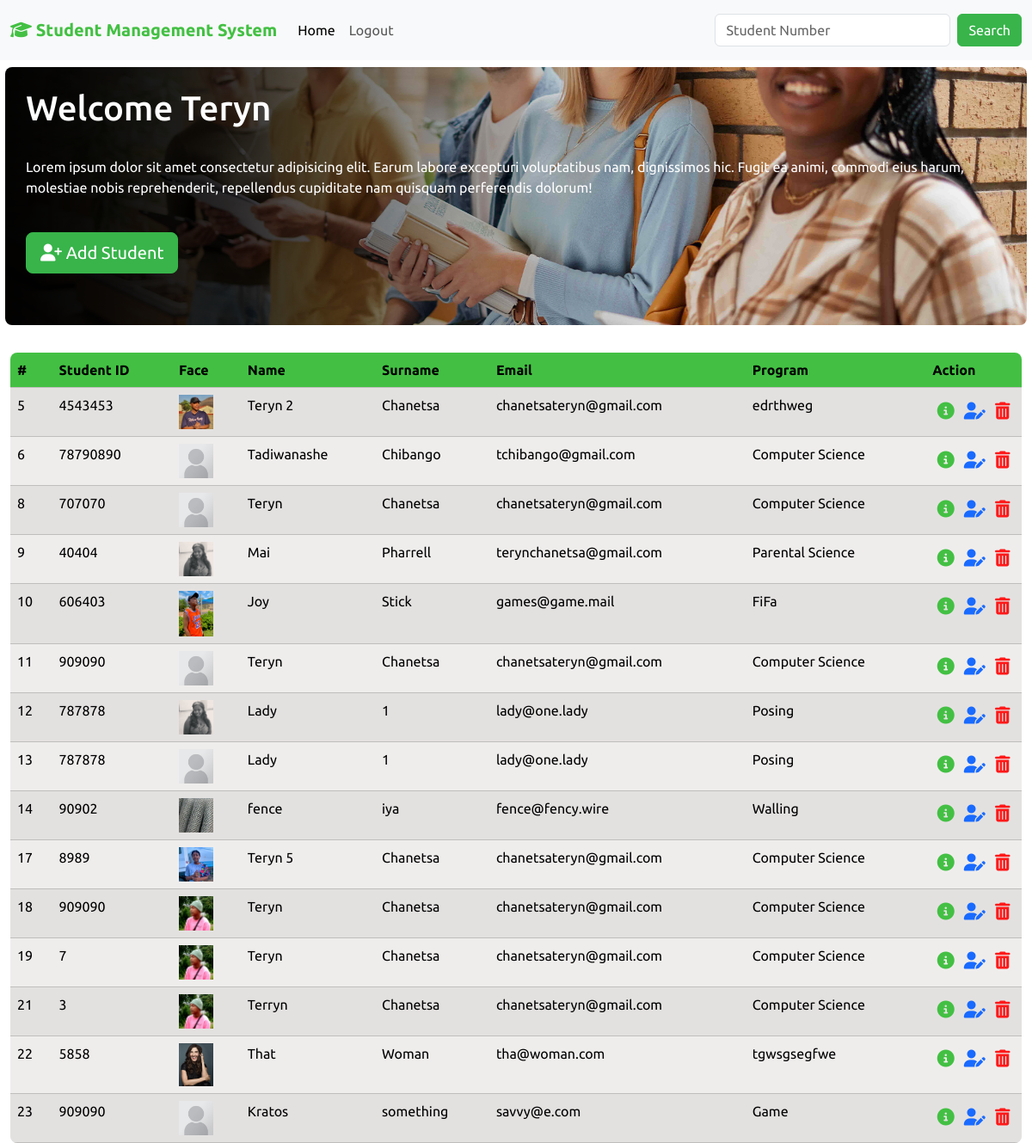
The app's page / (signed in) with its own data.
### student/models.py (models this page shows, shortened)
class Student(models.Model):
  student_number = models.PositiveIntegerField()
  image = models.ImageField( default = "placeholder.png", upload_to='images/')
  firstname = models.CharField(max_length=50)
  lastname = models.CharField(max_length=50)
  email = models.EmailField(max_length=100)
  program = models.CharField(max_length=50)

### student/views.py (the view)
# urls.py: path('', views.index, name= 'index'),
def index(request):
    if request.user.is_authenticated:
        context = {
            'students'    : Student.objects.all(),
            'username'    : request.user.username.capitalize(),
            'user'        : request.user
        }
        return render(request, 'student/index.html', context)
    else:
         return HttpResponseRedirect(reverse('login'))

### student/templates/student/index.html
{% extends "student/base.html" %}
{% block content %}
  {% include "student/hero_section.html" %}
      <br>
      <table  class="table table-secondary table-striped rounded-3 table-hover"
              style="width: 98%; margin: auto; border-radius: 6px; overflow: hidden;">
        <thead>
          <tr>
            <th scope="col"  style="background-color: rgb(67, 192, 67);">#</th>
            <th scope="col"  style="background-color: rgb(67, 192, 67);">Student ID</th>
            <th scope="col"  style="background-color: rgb(67, 192, 67);">Face</th>
            <th scope="col"  style="background-color: rgb(67, 192, 67);">Name</th>
            <th scope="col"  style="background-color: rgb(67, 192, 67);">Surname</th>
            <th scope="col"  style="background-color: rgb(67, 192, 67);">Email</th>
            <th scope="col"  style="background-color: rgb(67, 192, 67);">Program</th>
            <th scope="col"  style="background-color: rgb(67, 192, 67);">Action</th>
          </tr>
        </thead>
        <tbody>
          {% for student in students%}
                <tr>
                      <td>{{ student.id }}</td>
                      <td>{{ student.student_number }}</td>
                      <td> <img src="{{ student.image.url }}" alt="Null" width="40px"> </td>
                      <td>{{ student.firstname }}</td>
                      <td>{{ student.lastname }}</td>
                      <td>{{ student.email }}</td>
                      <td>{{ student.program }}</td>
                      <td >
                        <div class="d-flex justify-content-around " style="padding-top: 6px;">
                          <a href="{% url 'view_student' student.id %}"> <i class="fa-solid fa-circle-info fa-lg"   style="color:rgb(67, 192, 67);"></i> </a>
                          <a href="{% url 'edit_student' student.id %}"> <i class="fa-solid fa-user-pen fa-lg"      style="color:rgb(25, 106, 255);"></i> </a>
                          <a href="{% url 'delete_student' student.id %}"> <i class="fa-solid fa-trash-can fa-lg"   style="color:rgb(255, 25, 25);"></i> </a>
                        </div>
                      </td>
                  </tr>
          {% endfor%}
        </tbody>
      </table>
{% endblock content %}

### student/templates/student/base.html (shortened to what this page needs)
{% load static %}
<!DOCTYPE html>
<html lang="en">
<head>
    <link rel="stylesheet" href="{% static 'css/bootstrap.min.css' %}">
    <link rel="stylesheet" href="https://cdnjs.cloudflare.com/ajax/libs/font-awesome/6.6.0/css/all.min.css"/>
</head>
<body>
    <header style=" height: 70px;"> {% include "student/navbar.html" %}</header>
        {% block content %}
        {% endblock content %}
</body>
</html>

### student/templates/student/navbar.html (shortened to what this page needs)
<nav    class="navbar navbar-expand-lg bg-primary bg-body-tertiary"
        style="position: fixed; width: 100%; height: 70px; margin-top: 0cap;">
    <div class="container-fluid">
        <a  class="navbar-brand"
            href="{% url 'index' %}"
            style="color: rgb(67, 192, 67);">
            <i class="fa-solid fa-graduation-cap"></i>
            <strong>Student Management System</strong>
        </a>
        <div class="collapse navbar-collapse" id="navbarSupportedContent">
            <ul class="navbar-nav me-auto mb-2 mb-lg-0">
                <li class="nav-item">
                <a class="nav-link active" aria-current="page" href="{% url 'index' %}">Home</a>
                </li>
                {% if user.is_authenticated %}
                    <li class="nav-item">
                    <a class="nav-link" href="{% url 'logout' %}">Logout</a>
                    </li>
                {% endif %}
            </ul>
             <form class="d-flex" role="search" method="post" action="{% url 'search_student' %}" >
                <input class="form-control me-2" name="student_number" placeholder="Student Number" required>
                <button class="btn btn-success" type="submit"> Search </button>
            </form>
        </div>
    </div>
</nav>

### student/templates/student/hero_section.html
<section    class="p-4 my-2 bg-light rounded-3" id="hero"
            style="width: 99%; margin: auto;">
        <h1 style="color: white;">Welcome {{ username }}</h1>
        <br>
        <p style="color: white;">
            Lorem ipsum dolor sit amet consectetur adipisicing elit. Earum labore excepturi voluptatibus nam, dignissimos hic. Fugit ea animi, commodi eius harum, molestiae nobis reprehenderit, repellendus cupiditate nam quisquam perferendis dolorum!
        </p>
        <br>
        <a href="{% url 'add_student' %}">
            <button class="btn btn-success btn-lg" style="position: center; align-self: center;">
                <i class="fa-solid fa-user-plus"></i>
                Add Student
            </button>
        </a>
    </section>

### student/templates/student/base.html (style rules this page uses)
#hero { background-image: url(../media/media/hero_image.png); background-size: cover; background-position: center; height: 300px; width: 100%; }
th { background-color: blue; color: white; }

### records on screen
Student: id "5", student_number "4543453", image (picture), firstname "Teryn 2", lastname "Chanetsa", email "chanetsateryn@gmail.com", program "edrthweg"
Student: id "6", student_number "78790890", image (placeholder picture), firstname "Tadiwanashe", lastname "Chibango", email "tchibango@gmail.com", program "Computer Science"
Student: id "8", student_number "707070", image (placeholder picture), firstname "Teryn", lastname "Chanetsa", email "chanetsateryn@gmail.com", program "Computer Science"
Student: id "9", student_number "40404", image (picture), firstname "Mai", lastname "Pharrell", email "terynchanetsa@gmail.com", program "Parental Science"
Student: id "10", student_number "606403", image (picture), firstname "Joy", lastname "Stick", email "games@game.mail", program "FiFa"
Student: id "11", student_number "909090", image (placeholder picture), firstname "Teryn", lastname "Chanetsa", email "chanetsateryn@gmail.com", program "Computer Science"
Student: id "12", student_number "787878", image (picture), firstname "Lady", lastname "1", email "lady@one.lady", program "Posing"
Student: id "13", student_number "787878", image (placeholder picture), firstname "Lady", lastname "1", email "lady@one.lady", program "Posing"
Student: id "14", student_number "90902", image (picture), firstname "fence", lastname "iya", email "fence@fency.wire", program "Walling"
Student: id "17", student_number "8989", image (picture), firstname "Teryn 5", lastname "Chanetsa", email "chanetsateryn@gmail.com", program "Computer Science"
Student: id "18", student_number "909090", image (picture), firstname "Teryn", lastname "Chanetsa", email "chanetsateryn@gmail.com", program "Computer Science"
Student: id "19", student_number "7", image (picture), firstname "Teryn", lastname "Chanetsa", email "chanetsateryn@gmail.com", program "Computer Science"
Student: id "21", student_number "3", image (picture), firstname "Terryn", lastname "Chanetsa", email "chanetsateryn@gmail.com", program "Computer Science"
Student: id "22", student_number "5858", image (picture), firstname "That", lastname "Woman", email "tha@woman.com", program "tgwsgsegfwe"
Student: id "23", student_number "909090", image (placeholder picture), firstname "Kratos", lastname "something", email "savvy@e.com", program "Game"

### other values on screen
{{ username }} "Teryn"
